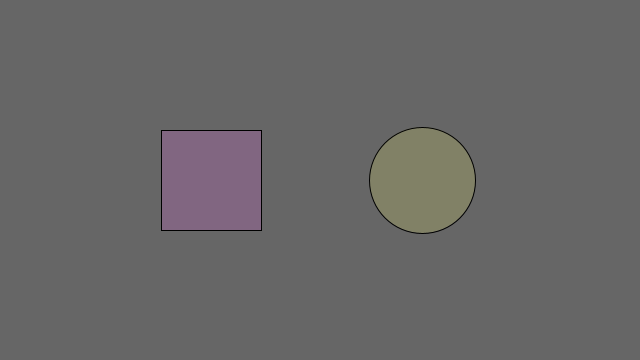
Frame 1 (no input)
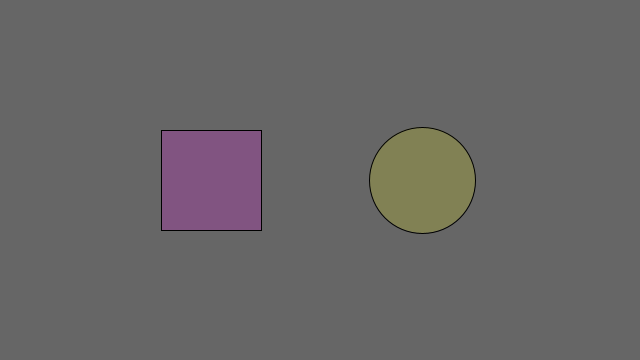
Frame 60 (the mouse pressed at the canvas centre just before this capture)
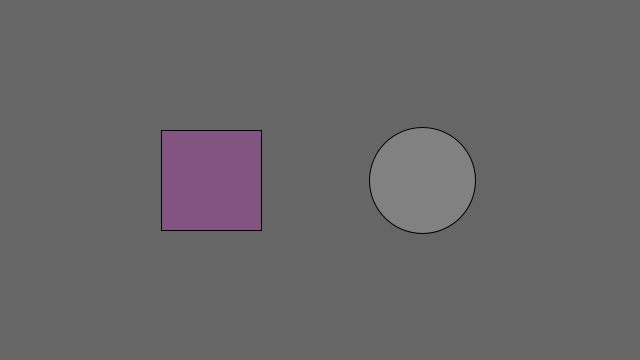
Frame 120 (the mouse held since frame 60 and released just before this capture)

The Processing sketch that drew these frames (run headless with seeded random() and noise(); from frame 60 on, the mouse is pressed at the canvas centre):

// Processing sketch: processing_63258
// ── processing_63258.pde

float rx, ry;    // rectangle x- and y-coordinate
float rd = 100;  // rectangle width

float ex, ey;    // ellipse x- and y-coordinate
float ed = 106;  // ellipse diameter

int rc = 100; // rect color
int ec = 100;// ellipse color
void setup() {
  size(640, 360);
  smooth();

  // Set the x- and y-coordinates for the rectangle
  rx = width * 0.33 - rd/2;
  ry = height * 0.5 - rd/2;

  // Set the x- and y-coordinates for the ellipse
  ex = width * 0.66;
  ey = height * 0.5;
}

void draw() {
  background(102);
  fill(255,rc,255,45);
  rect(rx, ry, rd, rd);
  fill(255,255,ec,45);
  ellipse(ex, ey, ed, ed);
  
  float d = dist(mouseX, mouseY, ex, ey);
  //float wx = dist(mouseX, 0, width,0);
  //float wy = dist(mouseX, mouseY, width,height);
  if ((d < ed)&& (ed > 0)) {

    ec=ec+20;
  }
  else {

    ec=ec-10;
  }
if((mouseX>rx) && (mouseX<rx+rd)&& (mouseY>ry) && (mouseY<ry+100))
{
    rc=rc+20;
  }
  else {

    rc=rc-10;
}
}
